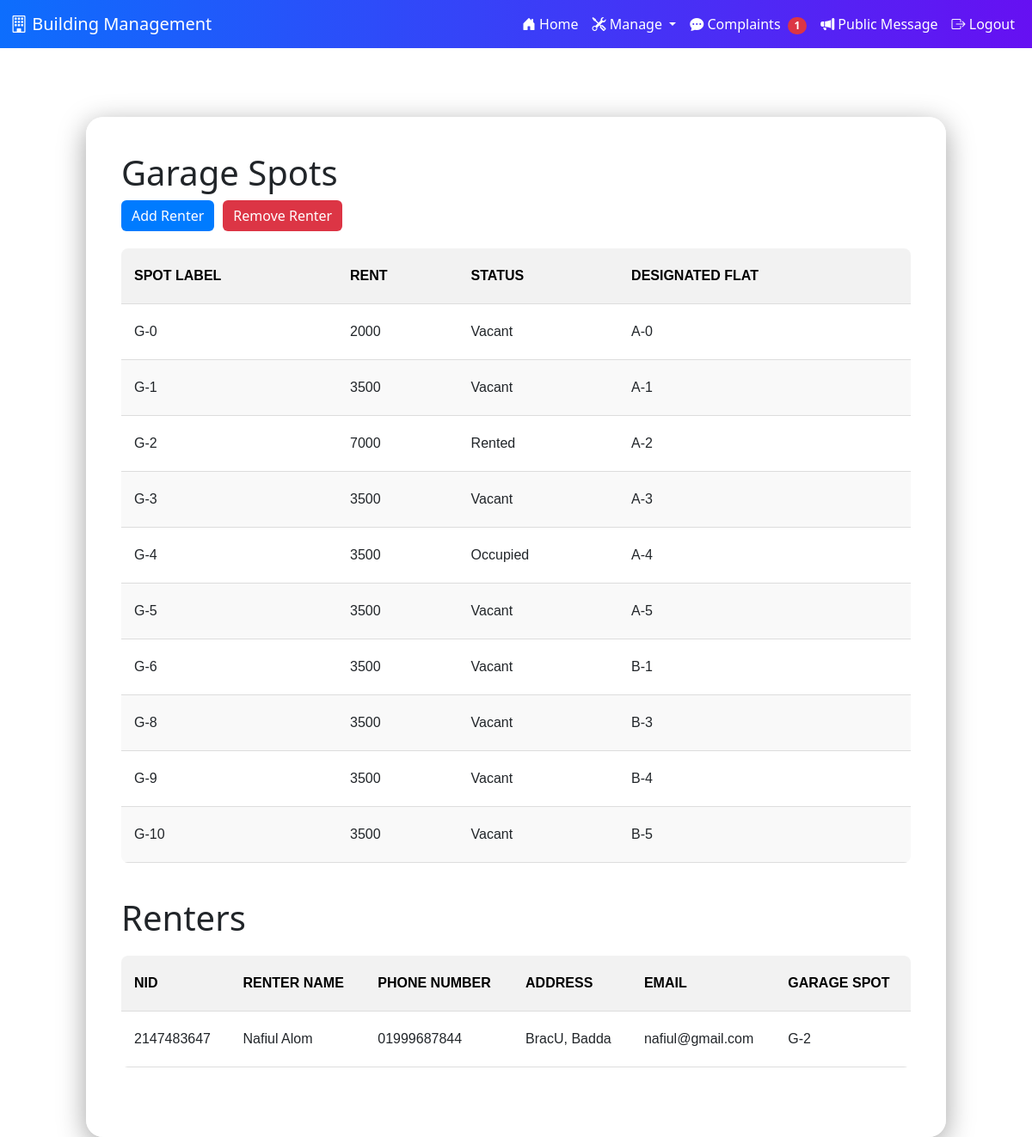
/admingarage.php, run on the app's committed database.
### tables this page shows
CREATE TABLE `garage` (
  `spot_label` varchar(5) NOT NULL,
  `status` enum('Vacant','Occupied','For Rent','Rented') DEFAULT NULL,
  `rent` int(11) NOT NULL,
  `flat_no` varchar(5) DEFAULT NULL
);

CREATE TABLE `non_tenants` (
  `id` int(11) NOT NULL,
  `name` varchar(255) NOT NULL,
  `phone_number` varchar(20) NOT NULL,
  `address` text NOT NULL,
  `email` varchar(255) DEFAULT NULL,
  `garage_spot_label` varchar(5) NOT NULL
);

### admingarage.php (the view, shortened to what this page needs)
<?php
require_once("DBconnect.php");
?>
<!DOCTYPE html>
<html lang="en">
<head>
    <link href="https://cdn.jsdelivr.net/npm/bootstrap@5.3.0/dist/css/bootstrap.min.css" rel="stylesheet">
    <link rel="stylesheet" href="https://cdn.jsdelivr.net/npm/bootstrap-icons@1.10.5/font/bootstrap-icons.css">
    <link rel="stylesheet" href="https://cdnjs.cloudflare.com/ajax/libs/font-awesome/6.5.0/css/all.min.css">
    <link rel="stylesheet" href="adminstyle.css">
</head>
<body class="body">
    <?php include('navbar.php'); ?>
    <main>
        <section class="tenants2">
            <div class="tenants_box">
                <h1>Garage Spots</h1>
                <div class="action-buttons">
                    <a href="addrenter.php" class="btn btn-primary">Add Renter</a>
                    <a href="removerenter.php" class="btn btn-danger">Remove Renter</a>
                </div>
                <table class="tenants_table">
                    <thead>
                        <tr>
                            <th>Spot Label</th>
                            <th>Rent</th>
                            <th>Status</th>
                            <th>Designated Flat</th>
                        </tr>
                    </thead>
                    <tbody>
                        <?php
                        $sql_vacant = "SELECT * FROM garage ORDER BY LENGTH(SUBSTRING_INDEX(spot_label, '-', -1)), CAST(SUBSTRING_INDEX(spot_label, '-', -1) AS UNSIGNED) ASC";
                        $result_vacant = mysqli_query($conn, $sql_vacant);
                        if (mysqli_num_rows($result_vacant) > 0) {
                            while($row = mysqli_fetch_array($result_vacant)){
                        ?>
                                <tr>
                                    <td><?php echo $row["spot_label"]; ?></td>
                                    <td><?php echo $row["rent"]; ?></td>
                                    <td><?php echo $row["status"]; ?></td>
                                    <td><?php echo $row["flat_no"]; ?></td>
                                </tr>
                        <?php
                            }
                        }
                        ?>
                    </tbody>
                </table>
            </div>
            <div class="tenants_box">
                <h1>Renters</h1>
                <table class="tenants_table">
                    <thead>
                        <tr>
                            <th>NID</th>
                            <th>Renter Name</th>
                            <th>Phone Number</th>
                            <th>Address</th>
                            <th>Email</th>
                            <th>Garage Spot</th>
                        </tr>
                    </thead>
                    <tbody>
                        <?php
                        $sql_renters = "SELECT * FROM non_tenants";
                        $result_renters = mysqli_query($conn, $sql_renters);
                        if (mysqli_num_rows($result_renters) > 0) {
                            while($row_renter = mysqli_fetch_array($result_renters)){
                        ?>
                                <tr>
                                    <td><?php echo $row_renter["id"]; ?></td>
                                    <td><?php echo $row_renter["name"]; ?></td>
                                    <td><?php echo $row_renter["phone_number"]; ?></td>
                                    <td><?php echo $row_renter["address"]; ?></td>
                                    <td><?php echo $row_renter["email"]; ?></td>
                                    <td><?php echo $row_renter["garage_spot_label"]; ?></td>
                                </tr>
                        <?php
                            }
                        }
                        ?>
                    </tbody>
                </table>
            </div>
        </section>
    </main>
</body>
</html>

### navbar.php (shortened to what this page needs)
<?php
include('DBconnect.php');
$pending_complaints = 0;
if ($conn) {
    $sql_count = "SELECT COUNT(*) AS pending_count FROM complaints WHERE status = 'pending'";
    $result_count = $conn->query($sql_count);
    if ($result_count) {
        $row_count = $result_count->fetch_assoc();
        $pending_complaints = $row_count['pending_count'];
    }
}
?>
<nav class="navbar navbar-expand-lg navbar-dark bg-primary">
    <div class="container-fluid">
        <a class="navbar-brand" href="adminhome.php">
            <i class="bi bi-building"></i> Building Management
        </a>
        <div class="collapse navbar-collapse" id="navbarNav">
            <ul class="navbar-nav ms-auto">
                <li class="nav-item">
                    <a class="nav-link" href="adminhome.php"><i class="bi bi-house-door-fill"></i> Home</a>
                </li>
                <li class="nav-item dropdown">
                    <a class="nav-link dropdown-toggle" href="#" id="navbarManageDropdown" role="button" data-bs-toggle="dropdown" aria-expanded="false">
                        <i class="bi bi-tools"></i> Manage
                    </a>
                </li>
                <li class="nav-item">
                    <a class="nav-link" href="admincomplaints.php">
                        <i class="bi bi-chat-dots-fill"></i> Complaints
                        <?php if ($pending_complaints > 0): ?>
                            <span class="badge rounded-pill bg-danger ms-1">
                                <?php echo $pending_complaints; ?>
                            </span>
                        <?php endif; ?>
                    </a>
                </li>
                <li class="nav-item">
                    <a class="nav-link" href="adminpublicmessage.php"><i class="bi bi-megaphone-fill"></i> Public Message</a>
                </li>
                <li class="nav-item">
                    <a class="nav-link text-light" href="login.php"><i class="bi bi-box-arrow-right"></i> Logout</a>
                </li>
            </ul>
        </div>
    </div>
</nav>

### adminstyle.css (style rules this page uses)
.body { background: linear-gradient(135deg, #e0f7fa, #f1f8e9); font-family: 'Segoe UI', Tahoma, Geneva, Verdana, sans-serif; min-height: 100vh; color: #212529; background-image: url('img/modern-tokyo-street-background.jpg'); background-repeat: no-repeat; background-position: center; background-size: cover; background-attachment: fixed; }
.navbar { background: linear-gradient(to right, #0d6efd, #6610f2); }
.navbar-brand, .nav-link { color: #fff !important; }
.btn-primary { background-color: #007bff; border: none; transition: background-color 0.3s ease; }
.btn-danger { background-color: #dc3545; border: none; }
.tenants2 { margin-top: 80px; max-width: 1000px; width: 95%; margin: 80px auto 0; padding: 40px; background-color: rgba(255, 255, 255, 0.8); backdrop-filter: blur(10px); border-radius: 20px; border: 1px solid rgba(255, 255, 255, 0.2); box-shadow: 0 8px 32px 0 rgba(0, 0, 0, 0.37); display: flex; flex-direction: column; justify-content: center; z-index: 2; }
.tenants_box { overflow-x: auto; }
.tenants_table { width: 100%; border-collapse: collapse; margin-top: 20px; font-family: Arial, sans-serif; border-radius: 8px; overflow: hidden; table-layout: auto; }
.tenants_table th, .tenants_table td { padding: 20px 15px; text-align: left; border-bottom: 1px solid #ddd; white-space: nowrap; }
.tenants_table th { background-color: #f2f2f2; color: #000; font-weight: bold; text-transform: uppercase; }
.tenants_table tbody tr:nth-child(even) { background-color: #f9f9f9; }

### admingarage.php (style rules this page uses)
.action-buttons { display: flex; gap: 10px; margin-bottom: 20px; }
.tenants_box { margin-bottom: 40px; }

### data on the page
garage: spot_label "G-0", rent "2000", status "Vacant", flat_no "A-0"
garage: spot_label "G-1", rent "3500", status "Vacant", flat_no "A-1"
garage: spot_label "G-2", rent "7000", status "Rented", flat_no "A-2"
garage: spot_label "G-3", rent "3500", status "Vacant", flat_no "A-3"
garage: spot_label "G-4", rent "3500", status "Occupied", flat_no "A-4"
garage: spot_label "G-5", rent "3500", status "Vacant", flat_no "A-5"
garage: spot_label "G-6", rent "3500", status "Vacant", flat_no "B-1"
garage: spot_label "G-8", rent "3500", status "Vacant", flat_no "B-3"
garage: spot_label "G-9", rent "3500", status "Vacant", flat_no "B-4"
garage: spot_label "G-10", rent "3500", status "Vacant", flat_no "B-5"
non_tenants: id "2147483647", name "Nafiul Alom", phone_number "01999687844", address "BracU, Badda", email "nafiul@gmail.com", garage_spot_label "G-2"

### other printed values
$pending_complaints "1"
